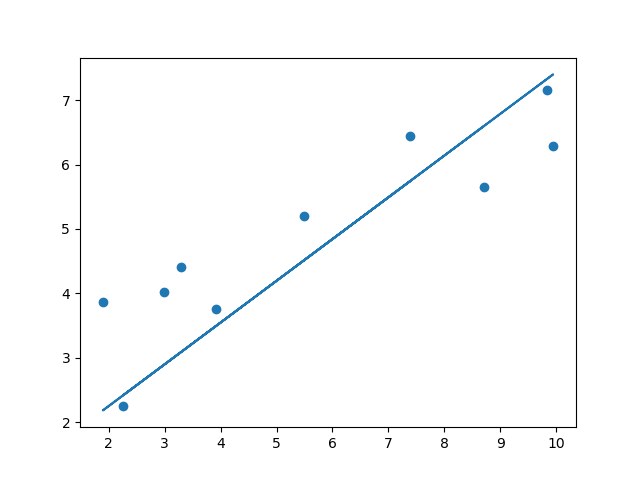

Recreate this plot in Python.
import numpy as np
import matplotlib.pyplot as plt
import matplotlib as mpl
mpl.use("Agg")
DIR = "Intro to ML/" #saving directory
# Linear Regression without library

learning_rate = 1e-4
iteration = 10000

x = np.array([[8.70153760], [3.90825773], [1.89362433], [3.28730045], [7.39333004], [2.98984649], [2.25757240], [9.84450732], [9.94589513], [5.48321616]])
y = np.array([[5.64413093], [3.75876583], [3.87233310], [4.40990425], [6.43845020], [4.02827829], [2.26105955], [7.15768995], [6.29097441], [5.19692852]])

def prediction(a,b,x):
    # equation = x * a.T + b
    equation = np.dot(x,a.T) + b
    return equation

def update_ab(a,b,x,error,lr):
    delta_a = -(lr*(2/len(error))*(np.dot(x.T, error)))
    delta_b = -(lr*(2/len(error))*np.sum(error))
    return delta_a, delta_b

def gradient_descent(x, y, iters):
    # initialize a= 0, b=0
    a = np.zeros((1,1))
    b = np.zeros((1,1))    
    
    for i in range(iters):
        error = y - prediction(a,b,x)
        a_delta, b_delta = update_ab(a,b,x,error,learning_rate)
        a -= a_delta
        b -= b_delta
    return a, b

def plotting_graph(x,y,a,b):
    y_pred=a[0,0]*x+b
    plt.scatter(x, y)
    plt.plot(x, y_pred)
    plt.savefig(DIR+"Linear Regression(wo).png")

def main():
    a, b = gradient_descent(x, y, iters=iteration)
    print("a:",a, "b:",b)
    plotting_graph(x,y,a,b)
    return a, b

main()